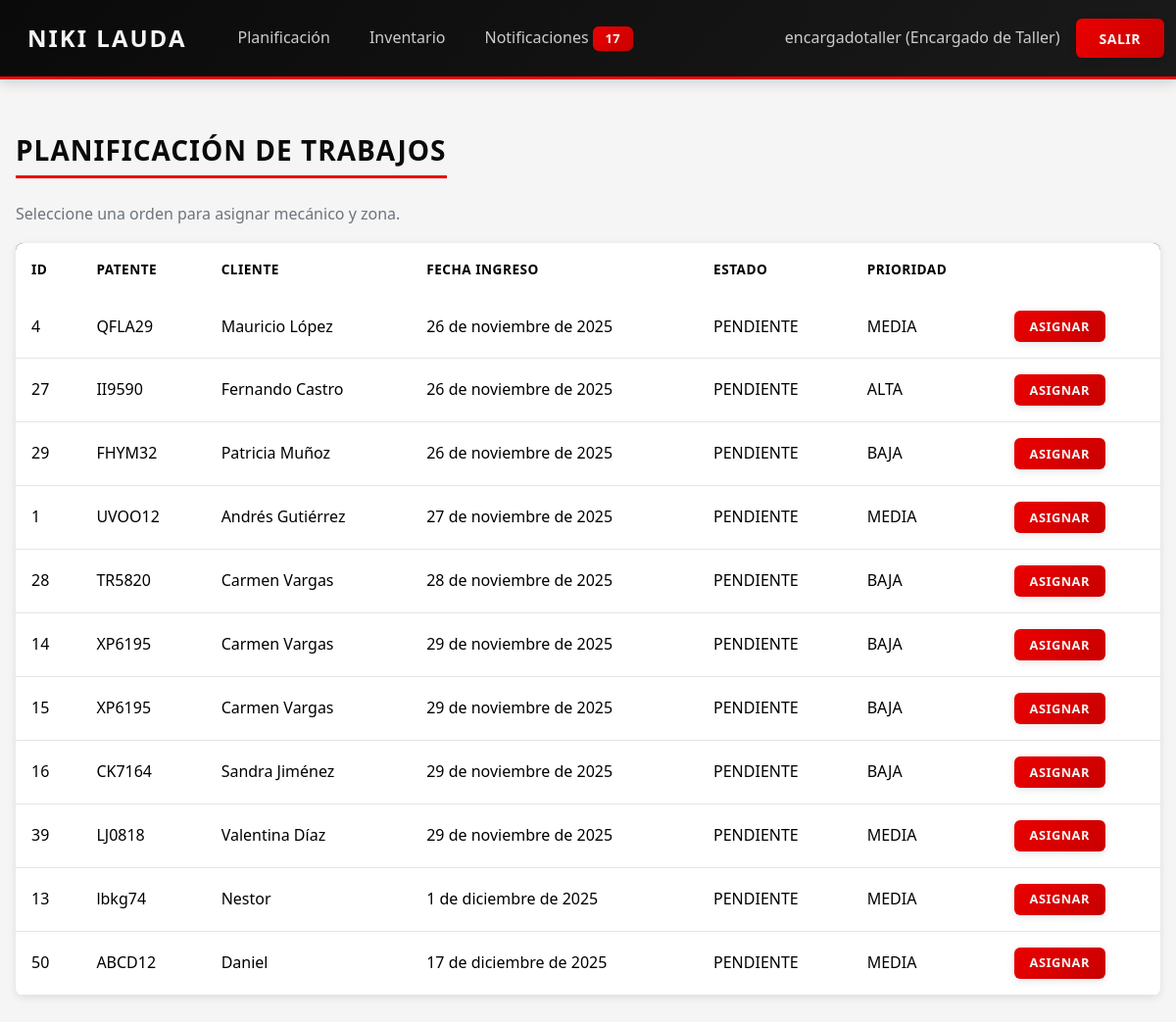
/encargado/planificacion/ (signed in), run on an earlier commit of the app's database.
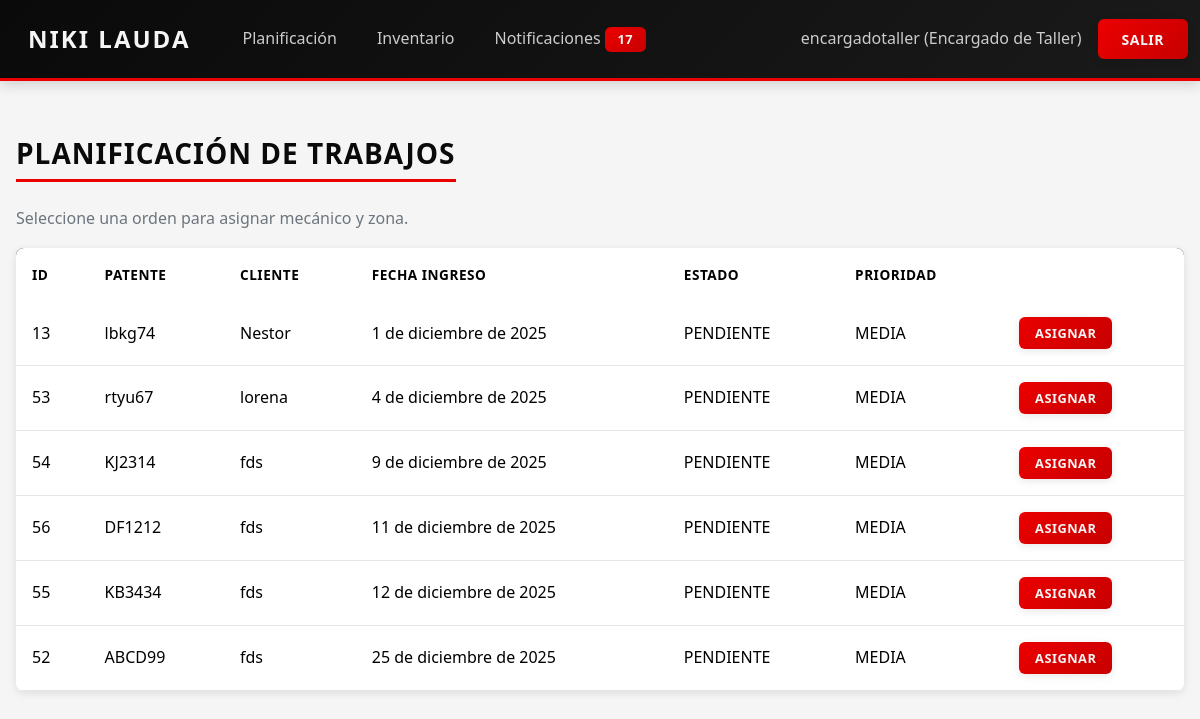
And on a later commit of the database.
### core/models.py (models this page shows, shortened)
class OrdenTrabajo(models.Model):
    PRIORIDAD_CHOICES = [
        ("BAJA", "Baja"),
        ("MEDIA", "Media"),
        ("ALTA", "Alta"),
    ]
    cliente = models.ForeignKey(Cliente, on_delete=models.PROTECT)
    vehiculo = models.ForeignKey(Vehiculo, on_delete=models.PROTECT)
    mecanico = models.ForeignKey(Mecanico, on_delete=models.SET_NULL, null=True, blank=True)
    zona_trabajo = models.ForeignKey(ZonaTrabajo, on_delete=models.SET_NULL, null=True, blank=True)
    fecha_ingreso = models.DateField()
    fecha_estimada_entrega = models.DateField(blank=True, null=True)
    fecha_entrega_real = models.DateField(blank=True, null=True)
    motivo_ingreso = models.CharField(max_length=200)
    descripcion_problema = models.TextField()
    observaciones_iniciales = models.TextField(blank=True, null=True)
    estado = models.ForeignKey(EstadoOT, on_delete=models.PROTECT)
    prioridad = models.CharField(max_length=10, choices=PRIORIDAD_CHOICES, default="MEDIA")
    en_lista_espera = models.BooleanField(
        default=False,
        help_text="True si la OT está en lista de espera (RF11)."
    )
    creado_en = models.DateTimeField(auto_now_add=True)
    actualizado_en = models.DateTimeField(auto_now=True)

class Vehiculo(models.Model):
    cliente = models.ForeignKey(Cliente, on_delete=models.CASCADE, related_name="vehiculos")
    patente = models.CharField(max_length=10, unique=True)
    marca = models.ForeignKey(MarcaVehiculo, on_delete=models.PROTECT)
    modelo = models.ForeignKey(ModeloVehiculo, on_delete=models.PROTECT)
    anio = models.PositiveIntegerField()
    kilometraje = models.PositiveIntegerField()
    fecha_ultimo_servicio = models.DateField(blank=True, null=True)
    golpes_observados = models.TextField(blank=True, null=True)

class Cliente(models.Model):
    rut = models.CharField(max_length=12, unique=True)
    nombre = models.CharField(max_length=150)
    telefono = models.CharField(max_length=20)
    email = models.EmailField(blank=True, null=True)
    direccion = models.CharField(max_length=200, blank=True, null=True)

class EstadoOT(models.Model):
    nombre = models.CharField(max_length=50, unique=True)

### core/views.py (the view)
# urls.py: path("encargado/planificacion/", views.planificacion, name="planificacion"),
@login_required
@requiere_rol("ENCARGADO_TALLER")
def planificacion(request):
    pendientes = OrdenTrabajo.objects.filter(
        estado__nombre__in=["PENDIENTE", "EN_ESPERA"]
    ).order_by("fecha_ingreso")
    mecanicos = Mecanico.objects.all().order_by("especialidad__nombre", "nombre")
    zonas = ZonaTrabajo.objects.filter(activa=True)
    return render(request, "core/encargado/planificacion.html", {
        "pendientes": pendientes,
        "mecanicos": mecanicos,
        "zonas": zonas,
    })

### core/context_processors.py (called while the page is built)
def notificaciones(request):
    context = {
        'notif_no_leidas': 0,
    }
    if request.user.is_authenticated:
        try:
            perfil = request.user.perfilusuario
            context['notif_no_leidas'] = perfil.notificaciones_recibidas.filter(leida=False).count()
        except (PerfilUsuario.DoesNotExist, AttributeError):
            pass
    return context

### core/templates/core/encargado/planificacion.html
{% extends "core/base.html" %}
{% block content %}
<h3>Planificación de Trabajos</h3>
<p class="text-muted">Seleccione una orden para asignar mecánico y zona.</p>
<table class="table table-hover">
    <thead>
        <tr>
            <th>ID</th>
            <th>Patente</th>
            <th>Cliente</th>
            <th>Fecha ingreso</th>
            <th>Estado</th>
            <th>Prioridad</th>
            <th></th>
        </tr>
    </thead>
    <tbody>
        {% for ot in pendientes %}
        <tr>
            <td>{{ ot.id }}</td>
            <td>{{ ot.vehiculo.patente }}</td>
            <td>{{ ot.cliente.nombre }}</td>
            <td>{{ ot.fecha_ingreso }}</td>
            <td>{{ ot.estado.nombre }}</td>
            <td>{{ ot.prioridad }}</td>
            <td>
                <a href="{% url 'detalle_ot' ot.id %}" class="btn btn-primary btn-sm">
                    Asignar
                </a>
            </td>
        </tr>
        {% empty %}
        <tr>
            <td colspan="7">No hay órdenes pendientes.</td>
        </tr>
        {% endfor %}
    </tbody>
</table>
{% endblock %}

What changed in the data, as far as the page shows it:
no longer on this page (row edited): OrdenTrabajo: id "4", vehiculo.patente "QFLA29", cliente.nombre "Mauricio López", fecha_ingreso "26 de noviembre de 2025", estado.nombre "PENDIENTE", prioridad "MEDIA"
no longer on this page (row edited): OrdenTrabajo: id "27", vehiculo.patente "II9590", cliente.nombre "Fernando Castro", fecha_ingreso "26 de noviembre de 2025", estado.nombre "PENDIENTE", prioridad "ALTA"
no longer on this page (row edited): OrdenTrabajo: id "29", vehiculo.patente "FHYM32", cliente.nombre "Patricia Muñoz", fecha_ingreso "26 de noviembre de 2025", estado.nombre "PENDIENTE", prioridad "BAJA"
no longer on this page (row edited): OrdenTrabajo: id "1", vehiculo.patente "UVOO12", cliente.nombre "Andrés Gutiérrez", fecha_ingreso "27 de noviembre de 2025", estado.nombre "PENDIENTE", prioridad "MEDIA"
no longer on this page (row edited): OrdenTrabajo: id "28", vehiculo.patente "TR5820", cliente.nombre "Carmen Vargas", fecha_ingreso "28 de noviembre de 2025", estado.nombre "PENDIENTE", prioridad "BAJA"
no longer on this page (row edited): OrdenTrabajo: id "14", vehiculo.patente "XP6195", cliente.nombre "Carmen Vargas", fecha_ingreso "29 de noviembre de 2025", estado.nombre "PENDIENTE", prioridad "BAJA"
no longer on this page (row edited): OrdenTrabajo: id "15", vehiculo.patente "XP6195", cliente.nombre "Carmen Vargas", fecha_ingreso "29 de noviembre de 2025", estado.nombre "PENDIENTE", prioridad "BAJA"
no longer on this page (row edited): OrdenTrabajo: id "16", vehiculo.patente "CK7164", cliente.nombre "Sandra Jiménez", fecha_ingreso "29 de noviembre de 2025", estado.nombre "PENDIENTE", prioridad "BAJA"
no longer on this page (row edited): OrdenTrabajo: id "39", vehiculo.patente "LJ0818", cliente.nombre "Valentina Díaz", fecha_ingreso "29 de noviembre de 2025", estado.nombre "PENDIENTE", prioridad "MEDIA"
no longer on this page (row edited): OrdenTrabajo: id "50", vehiculo.patente "ABCD12", cliente.nombre "Daniel", fecha_ingreso "17 de diciembre de 2025", estado.nombre "PENDIENTE", prioridad "MEDIA"
added OrdenTrabajo: id "53", vehiculo.patente "rtyu67", cliente.nombre "lorena", fecha_ingreso "4 de diciembre de 2025", estado.nombre "PENDIENTE", prioridad "MEDIA"
added OrdenTrabajo: id "54", vehiculo.patente "KJ2314", cliente.nombre "fds", fecha_ingreso "9 de diciembre de 2025", estado.nombre "PENDIENTE", prioridad "MEDIA"
added OrdenTrabajo: id "56", vehiculo.patente "DF1212", cliente.nombre "fds", fecha_ingreso "11 de diciembre de 2025", estado.nombre "PENDIENTE", prioridad "MEDIA"
added OrdenTrabajo: id "55", vehiculo.patente "KB3434", cliente.nombre "fds", fecha_ingreso "12 de diciembre de 2025", estado.nombre "PENDIENTE", prioridad "MEDIA"
added OrdenTrabajo: id "52", vehiculo.patente "ABCD99", cliente.nombre "fds", fecha_ingreso "25 de diciembre de 2025", estado.nombre "PENDIENTE", prioridad "MEDIA"
